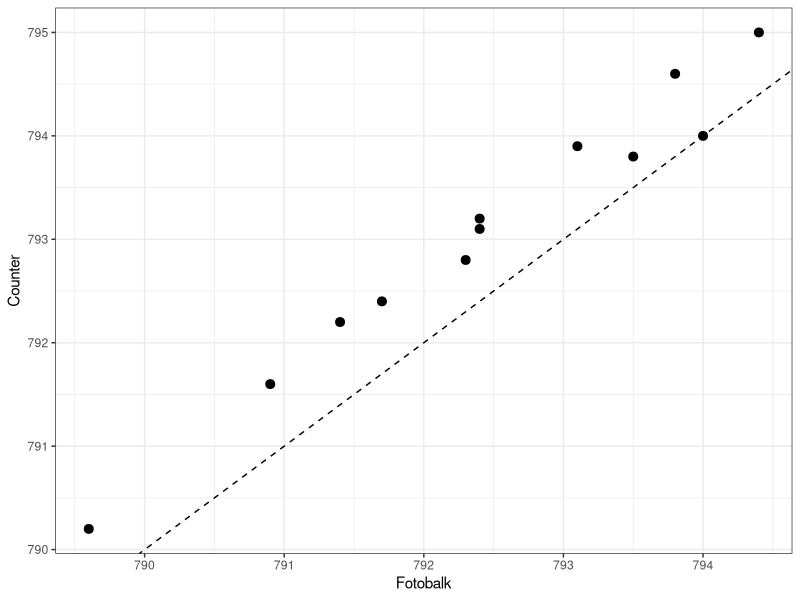
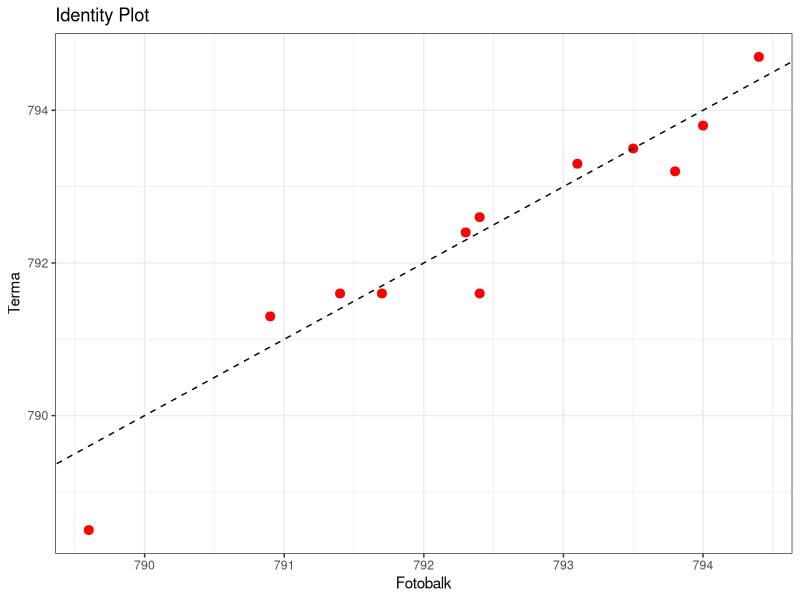

Write the R code that produced these figures, in order.

library(readxl)
library(tidyr)
library(ggplot2)
library(dplyr)

# myData <- read_excel("C:/Users/Obrien_K/Desktop/Grubbs.xlsx")

Round <- 1:12
Fotobalk <- c(793.8, 793.1, 792.4, 794, 791.4, 792.4, 791.7, 792.3, 789.6,   794.4, 790.9, 793.5)
Counter <- c(794.6, 793.9, 793.2, 794, 792.2, 793.1, 792.4, 792.8, 790.2,  795, 791.6, 793.8)
Terma <- c(793.2, 793.3, 792.6, 793.8, 791.6, 791.6, 791.6, 792.4, 788.5,  794.7, 791.3, 793.5)

myData <- data.frame(Round, Fotobalk,Counter, Terma)


#myData <- myData %>% gather("Device","Velocity",Fotobalk:Terma)


myData %>% ggplot( aes(Fotobalk,Counter)) + geom_point(size=2.7) + theme_bw() + geom_abline(intercept=0,slope=1,lty=2)

P2 <- myData %>% ggplot( aes(Fotobalk,Terma)) + geom_point(size=2.7,colour="red") + theme_bw() + geom_abline(intercept=0,slope=1,lty=2) + ggtitle("Identity Plot")

ggsave("C:/Users/Obrien_K/Desktop/IdentityPlot_2.eps")


FvC <- myData %>% dplyr::select(Round:Counter) %>%
  mutate(Average = 0.5*(Fotobalk + Counter),
         Difference = Fotobalk - Counter)


MyMean =mean(FvC$Difference, na.rm = TRUE)
MySD  = sd(FvC$Difference, na.rm = TRUE)
      


p <- ggplot(FvC, aes(Average, Difference)) + 
  geom_point(size=2.2,pch=17,na.rm=TRUE) + 
  ggtitle("Fotobalk vs. Counter: Bland-Altman Plot") + 
  theme_bw() + 
  geom_hline(yintercept=0,color='grey',lty=1,lwd=1) + 
  geom_hline(yintercept=round(MyMean,3),color='red',lty=2,lwd=1) + 
  geom_hline(yintercept=round(MyMean+2*MySD,3),color='blue',lty=3,lwd=1) + 
  geom_hline(yintercept=round(MyMean-2*MySD,3),color='blue',lty=3,lwd=1) +
  geom_point(size=2.2,pch=17,na.rm=TRUE) + 
  xlab("Average of Measurements ([F+C]/2)")+
  ylab("Difference of Measurements (F-C)") + ylim( c(-1.2,0.2))
             
           
